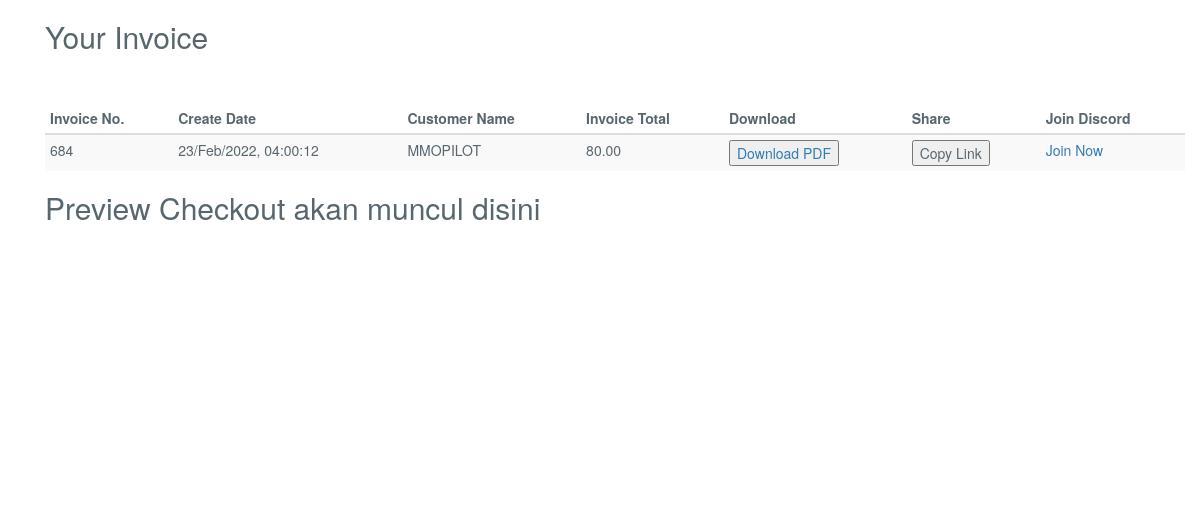
The page /invoice_list.php (signed in) on the database its author committed.
### tables this page shows
CREATE TABLE `invoice_order` (
  `order_id` int(11) NOT NULL,
  `user_id` int(11) NOT NULL,
  `order_date` timestamp NOT NULL DEFAULT current_timestamp(),
  `order_receiver_name` varchar(250) NOT NULL,
  `order_receiver_address` text NOT NULL,
  `order_total_before_tax` decimal(10,2) NOT NULL,
  `order_total_tax` decimal(10,2) NOT NULL,
  `order_tax_per` varchar(250) NOT NULL,
  `order_total_after_tax` double(10,2) NOT NULL,
  `order_amount_paid` decimal(10,2) NOT NULL,
  `order_total_amount_due` decimal(10,2) NOT NULL,
  `note` text NOT NULL
);

### Invoice.php (called while the page is built, shortened)
<?php
class Invoice{
	private $host  = 'localhost';
    private $user  = 'u705028021_loginsystem';
    private $password   = "Loginsystem321";
    private $database  = "u705028021_loginsystem";
    private $invoiceOrderTable = 'invoice_order';
	private $dbConnect = false;
    public function __construct(){
        if(!$this->dbConnect){
            $conn = new mysqli($this->host, $this->user, $this->password, $this->database);
            if($conn->connect_error){
                die("Error failed to connect to MySQL: " . $conn->connect_error);
            }else{
                $this->dbConnect = $conn;
            }
        }
    }
	private function getData($sqlQuery) {
		$result = mysqli_query($this->dbConnect, $sqlQuery);
		$data= array();
		while ($row = mysqli_fetch_array($result, MYSQLI_ASSOC)) {
			$data[]=$row;
		}
		return $data;
	}
	public function getInvoiceList(){
		$sqlQuery = "
			SELECT * FROM ".$this->invoiceOrderTable."
			WHERE user_id = '".$_SESSION['userid']."'";
		return  $this->getData($sqlQuery);
	}
}
?>

### invoice_list.php (the view, shortened to what this page needs)
<?php
include('inc/header.php');
include 'Invoice.php';
$invoice = new Invoice();
$invoice->checkLoggedIn();
?>
<!DOCTYPE html>
<html lang="en">
<head>
  <link href="css/style.css" rel="stylesheet">
</head>
<body style="background-image: url(http://mmopilot.oesman.id/wp-content/themes/gamehoak/images/codezeel/body-bg.jpg);">
<?php include('inc/container.php');?>
	<div class="container">
	  <h2 class="title">Your Invoice</h2>
      <table id="data-table" class="table table-condensed table-striped atas">
        <thead>
          <tr>
            <th>Invoice No.</th>
            <th>Create Date</th>
            <th>Customer Name</th>
            <th>Invoice Total</th>
            <th>Download</th>
            <th>Share</th>
            <th>Join Discord</th>
          </tr>
        </thead>
        <?php
		$invoiceList = $invoice->getInvoiceList();
        foreach($invoiceList as $invoiceDetails){
			$invoiceDate = date("d/M/Y, H:i:s", strtotime($invoiceDetails["order_date"]));
            echo '
              <tr>
                <td>'.$invoiceDetails["order_id"].'</td>
                <td>'.$invoiceDate.'</td>
                <td>'.$invoiceDetails["order_receiver_name"].'</td>
                <td>'.$invoiceDetails["order_total_after_tax"].'</td>
                <td><a href="./Invoice-684.pdf" download="Invoice-684"><button>Download PDF</button></a></td>
                <td><button onclick="copyToClipboard()">Copy Link</button></td>
                <td><a href="https://discord.com/users/469993439732432916" target="_blank">Join Now <span class="glyphicon glyphicon-discord"></span></a></td>
              </tr>
            ';
        }
        ?>
      </table>
      <h2>Preview Checkout akan muncul disini</h2>
</div>
<?php include('inc/footer.php');?>
</body>
</html>
<!-- <title>Your Invoice</title>
<script src="js/invoice.js"></script>
<link href="css/style.css" rel="stylesheet">
<?php include('inc/container.php');?>
	<div class="container">
	  <h2 class="title">Your Invoice</h2>
	  <?php include('menu.php');?>
      <table id="data-table" class="table table-condensed table-striped">
        <thead>
          <tr>
            <th>Invoice No.</th>
            <th>Create Date</th>
            <th>Customer Name</th>
            <th>Invoice Total</th>
            <th>Print</th>
            <th>Edit</th>
            <th>Delete</th>
          </tr>
        </thead>
        <?php
		$invoiceList = $invoice->getInvoiceList();
        foreach($invoiceList as $invoiceDetails){
			$invoiceDate = date("d/M/Y, H:i:s", strtotime($invoiceDetails["order_date"]));
            echo '
              <tr>
                <td>'.$invoiceDetails["order_id"].'</td>
                <td>'.$invoiceDate.'</td>
                <td>'.$invoiceDetails["order_receiver_name"].'</td>
                <td>'.$invoiceDetails["order_total_after_tax"].'</td>
                //
                <td><a href="print_invoice.php?invoice_id='.$invoiceDetails["order_id"].'" title="Print Invoice"><span class="glyphicon glyphicon-print"></span></a></td>
                <td><a href="edit_invoice.php?update_id='.$invoiceDetails["order_id"].'"  title="Edit Invoice"><span class="glyphicon glyphicon-edit"></span></a></td>
                <td><a href="#" id="'.$invoiceDetails["order_id"].'" class="deleteInvoice"  title="Delete Invoice"><span class="glyphicon glyphicon-remove"></span></a></td>
              </tr>
            ';
        }
        ?>
      </table>
</div>
<?php include('inc/footer.php');?> -->

### inc/header.php (shortened to what this page needs)
<!DOCTYPE html>
<html>
<head>
<link rel="stylesheet" href="https://maxcdn.bootstrapcdn.com/bootstrap/3.3.5/css/bootstrap.min.css">
<link rel="stylesheet" href="https://maxcdn.bootstrapcdn.com/bootstrap/3.3.5/css/bootstrap-theme.min.css">

### inc/container.php (shortened to what this page needs)
</head>
<body class="">
	<div class="container" style="min-height:500px;">

### inc/footer.php (shortened to what this page needs)
</div>
</body></html>

### css/style.css (style rules this page uses)
html { background-color1: #f0f3f4; position: relative; min-height: 100%; }
body { background-color: transparent; color: #58666e; font-family: "Source Sans Pro","Helvetica Neue",Helvetica,Arial,sans-serif; font-size: 14px; line-height: 1.42857; }

### invoice_list.php (style rules this page uses)
.atas { margin-top: 50px; }

### rows shown on the page
invoice_order: order_id "684", order_date "23/Feb/2022, 04:00:12", order_receiver_name "MMOPILOT", order_total_after_tax "80.00"
